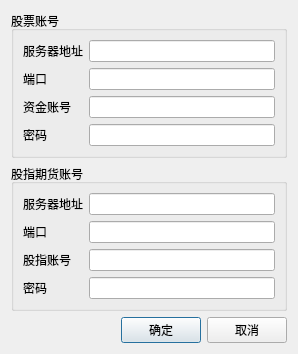
<?xml version="1.0" encoding="UTF-8"?>
<ui version="4.0">
 <class>logindlg</class>
 <widget class="QDialog" name="logindlg">
  <property name="geometry">
   <rect>
    <x>0</x>
    <y>0</y>
    <width>298</width>
    <height>313</height>
   </rect>
  </property>
  <property name="sizePolicy">
   <sizepolicy hsizetype="Fixed" vsizetype="Fixed">
    <horstretch>0</horstretch>
    <verstretch>0</verstretch>
   </sizepolicy>
  </property>
  <property name="windowTitle">
   <string>登陆</string>
  </property>
  <property name="sizeGripEnabled">
   <bool>false</bool>
  </property>
  <layout class="QGridLayout" name="gridLayout">
   <item row="0" column="0" colspan="3">
    <widget class="QGroupBox" name="groupBox">
     <property name="title">
      <string>股票账号</string>
     </property>
     <layout class="QFormLayout" name="formLayout">
      <item row="0" column="0">
       <widget class="QLabel" name="label_9">
        <property name="text">
         <string>服务器地址</string>
        </property>
       </widget>
      </item>
      <item row="0" column="1">
       <widget class="QLineEdit" name="servaddr"/>
      </item>
      <item row="1" column="0">
       <widget class="QLabel" name="label_10">
        <property name="text">
         <string>端口</string>
        </property>
       </widget>
      </item>
      <item row="1" column="1">
       <widget class="QLineEdit" name="servport"/>
      </item>
      <item row="2" column="0">
       <widget class="QLabel" name="label_8">
        <property name="text">
         <string>资金账号</string>
        </property>
       </widget>
      </item>
      <item row="2" column="1">
       <widget class="QLineEdit" name="account"/>
      </item>
      <item row="3" column="0">
       <widget class="QLabel" name="label_7">
        <property name="text">
         <string>密码</string>
        </property>
       </widget>
      </item>
      <item row="3" column="1">
       <widget class="QLineEdit" name="passwd">
        <property name="echoMode">
         <enum>QLineEdit::Password</enum>
        </property>
       </widget>
      </item>
     </layout>
    </widget>
   </item>
   <item row="1" column="0" colspan="3">
    <widget class="QGroupBox" name="groupBox_2">
     <property name="title">
      <string>股指期货账号</string>
     </property>
     <layout class="QFormLayout" name="formLayout_2">
      <property name="fieldGrowthPolicy">
       <enum>QFormLayout::AllNonFixedFieldsGrow</enum>
      </property>
      <item row="0" column="0">
       <widget class="QLabel" name="label_13">
        <property name="text">
         <string>服务器地址</string>
        </property>
       </widget>
      </item>
      <item row="0" column="1">
       <widget class="QLineEdit" name="servaddr_jsd"/>
      </item>
      <item row="1" column="0">
       <widget class="QLabel" name="label_11">
        <property name="text">
         <string>端口</string>
        </property>
       </widget>
      </item>
      <item row="1" column="1">
       <widget class="QLineEdit" name="servport_jsd"/>
      </item>
      <item row="2" column="0">
       <widget class="QLabel" name="label_14">
        <property name="text">
         <string>股指账号</string>
        </property>
       </widget>
      </item>
      <item row="2" column="1">
       <widget class="QLineEdit" name="account_jsd"/>
      </item>
      <item row="3" column="0">
       <widget class="QLabel" name="label_12">
        <property name="text">
         <string>密码</string>
        </property>
       </widget>
      </item>
      <item row="3" column="1">
       <widget class="QLineEdit" name="passwd_jsd">
        <property name="echoMode">
         <enum>QLineEdit::Password</enum>
        </property>
       </widget>
      </item>
     </layout>
    </widget>
   </item>
   <item row="2" column="0">
    <spacer name="horizontalSpacer">
     <property name="orientation">
      <enum>Qt::Horizontal</enum>
     </property>
     <property name="sizeHint" stdset="0">
      <size>
       <width>58</width>
       <height>20</height>
      </size>
     </property>
    </spacer>
   </item>
   <item row="2" column="1">
    <widget class="QPushButton" name="ok">
     <property name="text">
      <string>确定</string>
     </property>
    </widget>
   </item>
   <item row="2" column="2">
    <widget class="QPushButton" name="cancel">
     <property name="text">
      <string>取消</string>
     </property>
    </widget>
   </item>
  </layout>
 </widget>
 <resources/>
 <connections/>
</ui>
